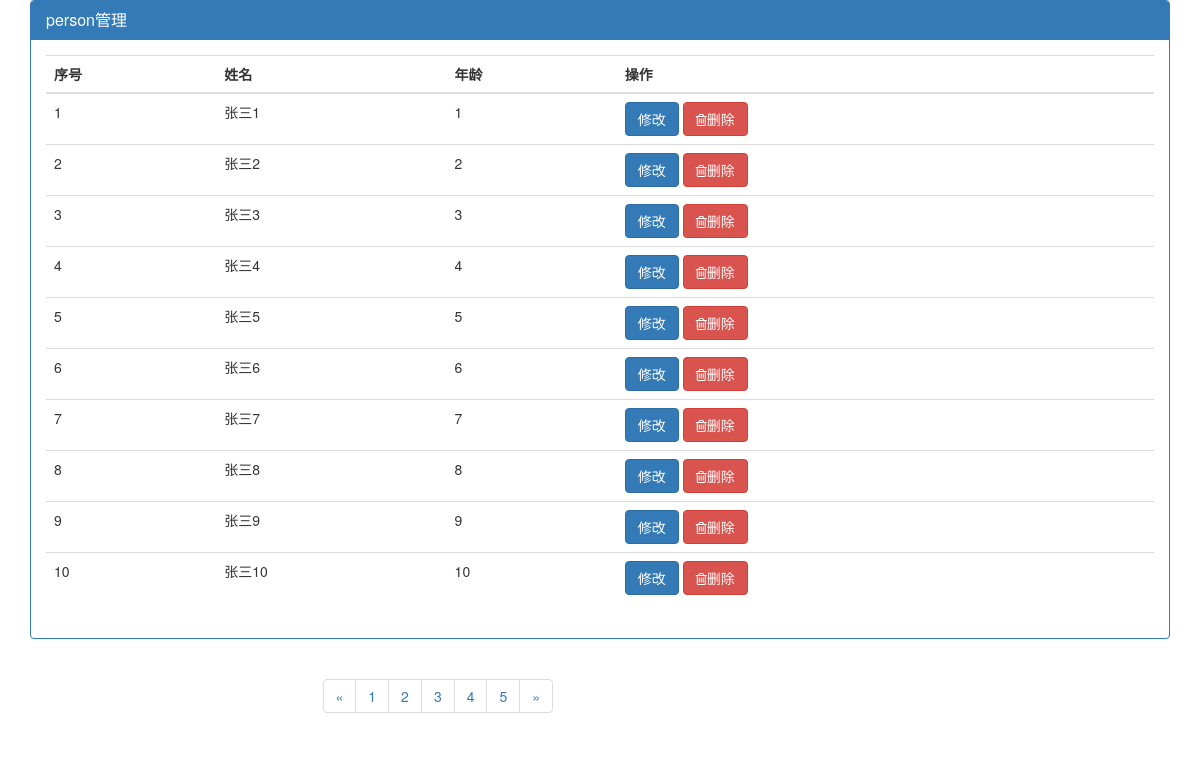
The page /app01/sweetalert/ on the database its author committed.
### app01/models.py (models this page shows, shortened)
class Person(models.Model):
	name = models.CharField(max_length=16)
	age = models.SmallIntegerField()
	class Mate:
		db_table = 'person'

### app01/views.py (the view)
def sweetalert(request):
	if request.method == "GET":
		person_count = models.Person.objects.all().count()
		pag = Paging.Paging(total=person_count)
		page_num = request.GET.get('page', '')
		try:
			if page_num:
				page_num = int(page_num)
			if page_num <= 1:
				page_num = 1
			if page_num >= pag.total:
				page_num = pag.total
		except Exception as e:
			page_num = 1
		pages_list = pag.page_number(page_num)  # 页码
		up_page, down_page = pag.up_down_page(page_num)  # 上一页,下一页
		start_strip, end_strip = pag.start_end_strip(page_num)
		context = {}
		persons = models.Person.objects.all()
		context['persons'] = persons[start_strip:end_strip]
		context['pages_list'] = pages_list
		context['up_page'] = up_page
		context['down_page'] = down_page
		return render(request, 'sweetalert.html', context)
	else:
		del_id = request.POST.get('del_id')
		models.Person.objects.filter(id=del_id).delete()
		import json
		return HttpResponse(json.dumps({'status': 1}, ensure_ascii=False))

### app01/Paging.py (called while the page is built)
	def page_number(self, current):
		start_page = current - self.half_max_page
		end_page = current + self.half_max_page
		if current - self.half_max_page <= 1:
			start_page = 1
			end_page = self.max_page
		if end_page >= self.total:
			end_page = self.total
			start_page = self.total - self.max_page + 1
		books_list = [i for i in range(start_page, end_page + 1)]
		return books_list

	def up_down_page(self, current):
		if current <= 1:
			up_page = None
		else:
			up_page = current - 1
		if current >= self.total:
			down_page = None
		else:
			down_page = current + 1
		return (up_page, down_page)

	def start_end_strip(self, current):
		start_strip = (current - 1) * self.one_page_num
		end_strip = current * self.one_page_num
		return (start_strip, end_strip)

### template/sweetalert.html (shortened to what this page needs)
{% load static %}
<!DOCTYPE html>
<html lang="en">
<head>
	<link rel="stylesheet" href="{% static 'plugs/sweetalert/css/sweetalert.css' %}">
	<link rel="stylesheet" href="{% static 'plugs/bootstrap/css/bootstrap.min.css' %}">
	<link rel="stylesheet" href="{% static 'plugs/font/css/font-awesome.min.css' %}">
</head>
<body>
	<div class="container">
		<div class="panel panel-primary">
			<div class="panel-heading">
				<h3 class="panel-title">person管理</h3>
			</div>
			<div class="panel-body">
				<table class="table table-bodered">
					<thead>
						<tr>
							<th>序号</th>
							<th>姓名</th>
							<th>年龄</th>
							<th>操作</th>
						</tr>
					</thead>
					<tbody>
						{% for person in persons  %}
							<tr>
								<td>{{ forloop.counter }}</td>
								<td>{{ person.name }}</td>
								<td>{{ person.age }}</td>
								<td>
									<button href="" class="btn btn-primary">修改</button>
									<button class="btn btn-danger delete" name="{{ person.id }}">
										<i class="fa fa-trash-o">删除</i>
									</button>
								</td>
							</tr>
						{% endfor %}
					</tbody>
				</table>
			</div>
		</div>
		<div class="row">
			<div class="col-xs-6 col-xs-offset-3">
				<nav aria-label="Page navigation">
				  <ul class="pagination">
				    <li>
				    	{% if up_page %}
				    		<a href="{% url 'sweetalert' %}?page={{ up_page }}" aria-label="Previous">
						        <span aria-hidden="true">&laquo;</span>
						    </a>
						{% else %}
							<a href="{% url 'sweetalert' %}?page={{ up_page }}" aria-label="Previous">
						        <span aria-hidden="true">&laquo;</span>
						    </a>
				    	{% endif %}
				    </li>
				    {% for page in pages_list %}
				    	<li><a href="{% url 'sweetalert' %}?page={{ page }}">{{ page }}</a></li>
				    {% endfor %}
				    <li>
				      <a href="{% url 'sweetalert' %}?page={{ down_page }}" aria-label="Next">
				        <span aria-hidden="true">&raquo;</span>
				      </a>
				    </li>
				  </ul>
				</nav>
			</div>
		</div>
	</div>
</body>
</html>

### rows shown on the page
Person: name "张三1", age "1"
Person: name "张三2", age "2"
Person: name "张三3", age "3"
Person: name "张三4", age "4"
Person: name "张三5", age "5"
Person: name "张三6", age "6"
Person: name "张三7", age "7"
Person: name "张三8", age "8"
Person: name "张三9", age "9"
Person: name "张三10", age "10"

### other values the page prints
{{ page }} "1" "2" "3" "4" "5"
